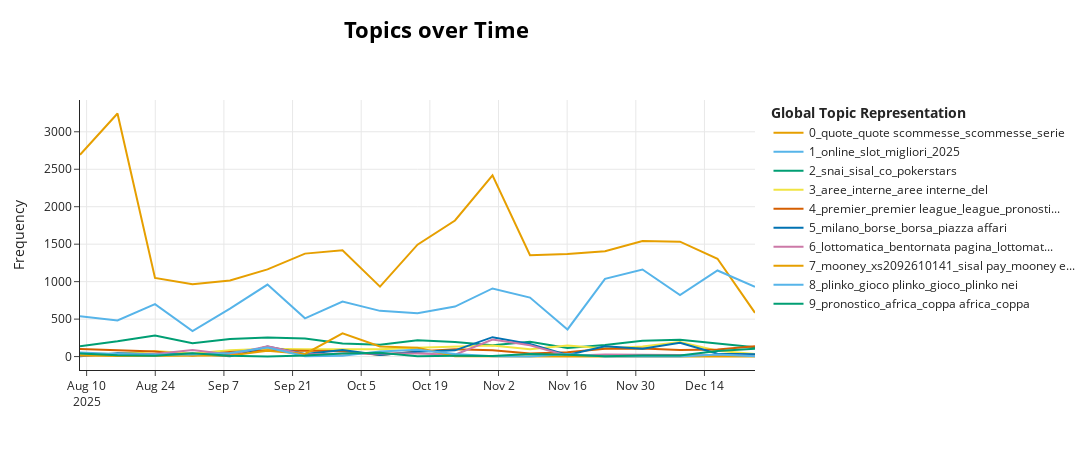

The code cell stored with this chart in its notebook:
### Code cell
topic_model.visualize_topics_over_time(topics_over_time, top_n_topics=10)
# filter to August (8) through december (12)
mask_aug_dec = topics_over_time["Timestamp"].dt.month.between(8, 12)
topics_aug_dec = topics_over_time[mask_aug_dec].reset_index(drop=True)

fig = topic_model.visualize_topics_over_time(topics_aug_dec, top_n_topics=10)
fig.write_html("topics_over_time_Aug_Dec.html")
fig.show()

### Figure 1 — Plotly figure (JSON) as saved in the notebook; plotly's stock layout.template omitted (floating-point values rounded to 4 significant figures)
{"data": [{"hoverinfo": "text", "hovertext": ["<b>Topic 0</b><br>Words: quote, version 39, 39, quote scommesse, frontend version", "<b>Topic 0</b><br>Words: quote, quote scommesse, scommesse, questo sito, sito confronta", "<b>Topic 0</b><br>Words: quote, serie, quote scommesse, pronostico, dei", "<b>Topic 0</b><br>Words: quote, quote scommesse, pronostico, dei, italia", "<b>Topic 0</b><br>Words: quote, serie, quote scommesse, dei, scommesse", "<b>Topic 0</b><br>Words: quote, serie, quote scommesse, dei, scommesse", "<b>Topic 0</b><br>Words: quote, quote scommesse, dei, serie, scommesse", "<b>Topic 0</b><br>Words: quote, serie, pronostico, quote scommesse, dei", "<b>Topic 0</b><br>Words: quote, pronostico, scommesse, quote scommesse, italia", "<b>Topic 0</b><br>Words: quote, pronostico, serie, dei, quote scommesse", "<b>Topic 0</b><br>Words: quote, serie, pronostico, dei, questo sito", "<b>Topic 0</b><br>Words: quote, dei, questo sito, sito confronta, confronta", "<b>Topic 0</b><br>Words: quote, pronostico, serie, italia, dei", "<b>Topic 0</b><br>Words: quote, serie, pronostico, dei, quote scommesse", "<b>Topic 0</b><br>Words: quote, serie, pronostico, quote scommesse, dei", "<b>Topic 0</b><br>Words: quote, serie, pronostico, dei, quote scommesse", "<b>Topic 0</b><br>Words: quote, serie, pronostico, dei, sanremo", "<b>Topic 0</b><br>Words: quote, serie, pronostico, scommesse, quote scommesse", "<b>Topic 0</b><br>Words: quote, serie, pronostico, quote scommesse, dei"], "marker": {"color": "#E69F00"}, "mode": "lines", "name": "0_quote_quote scommesse_scommesse_serie", "type": "scatter", "x": ["2025-08-08T15:37:42.000000000", "2025-08-16T07:10:24.000000000", "2025-08-23T22:43:06.000000000", "2025-08-31T14:15:48.000000000", "2025-09-08T05:48:30.000000000", "2025-09-15T21:21:12.000000000", "2025-09-23T12:53:54.000000000", "2025-10-01T04:26:36.000000000", "2025-10-08T19:59:18.000000000", "2025-10-16T11:32:00.000000000", "2025-10-24T03:04:42.000000000", "2025-10-31T18:37:24.000000000", "2025-11-08T10:10:06.000000000", "2025-11-16T01:42:48.000000000", "2025-11-23T17:15:30.000000000", "2025-12-01T08:48:12.000000000", "2025-12-09T00:20:54.000000000", "2025-12-16T15:53:36.000000000", "2025-12-24T07:26:18.000000000"], "y": [2692, 3244, 1050, 964, 1015, 1163, 1374, 1418, 933, 1493, 1816, 2419, 1353, 1370, 1407, 1543, 1534, 1305, 584]}, {"hoverinfo": "text", "hovertext": ["<b>Topic 1</b><br>Words: online, slot, 2025, casinò, bonus", "<b>Topic 1</b><br>Words: slot, online, 2025, agosto, superenalotto", "<b>Topic 1</b><br>Words: online, slot, migliori, 2025, casinò", "<b>Topic 1</b><br>Words: online, superenalotto, slot, settembre, 2025", "<b>Topic 1</b><br>Words: online, superenalotto, euro, slot, 2025", "<b>Topic 1</b><br>Words: online, slot, migliori, aams, casinò", "<b>Topic 1</b><br>Words: online, slot, del, bonus, 2025", "<b>Topic 1</b><br>Words: online, slot, bonus, migliori, casinò", "<b>Topic 1</b><br>Words: online, slot, bonus, 2025, migliori", "<b>Topic 1</b><br>Words: online, slot, del, bonus, migliori", "<b>Topic 1</b><br>Words: online, slot, bonus, migliori, del", "<b>Topic 1</b><br>Words: slot, online, machine, slot machine, of", "<b>Topic 1</b><br>Words: slot, online, ra, of, book", "<b>Topic 1</b><br>Words: online, superenalotto, slot, 2025, migliori", "<b>Topic 1</b><br>Words: online, slot, migliori, 2025, casinò", "<b>Topic 1</b><br>Words: online, slot, casinò, migliori, bonus", "<b>Topic 1</b><br>Words: online, slot, migliori, 2025, del", "<b>Topic 1</b><br>Words: online, migliori, casinò, aams, bonus", "<b>Topic 1</b><br>Words: online, migliori, slot, 2025, siti"], "marker": {"color": "#56B4E9"}, "mode": "lines", "name": "1_online_slot_migliori_2025", "type": "scatter", "x": ["2025-08-08T15:37:42.000000000", "2025-08-16T07:10:24.000000000", "2025-08-23T22:43:06.000000000", "2025-08-31T14:15:48.000000000", "2025-09-08T05:48:30.000000000", "2025-09-15T21:21:12.000000000", "2025-09-23T12:53:54.000000000", "2025-10-01T04:26:36.000000000", "2025-10-08T19:59:18.000000000", "2025-10-16T11:32:00.000000000", "2025-10-24T03:04:42.000000000", "2025-10-31T18:37:24.000000000", "2025-11-08T10:10:06.000000000", "2025-11-16T01:42:48.000000000", "2025-11-23T17:15:30.000000000", "2025-12-01T08:48:12.000000000", "2025-12-09T00:20:54.000000000", "2025-12-16T15:53:36.000000000", "2025-12-24T07:26:18.000000000"], "y": [538, 482, 699, 339, 641, 961, 510, 735, 610, 579, 667, 909, 787, 362, 1037, 1162, 820, 1149, 931]}, {"hoverinfo": "text", "hovertext": ["<b>Topic 2</b><br>Words: snai, sisal, calcio, pokerstars, planetwin365", "<b>Topic 2</b><br>Words: snai, sisal, pokerstars, calcio, eurobet", "<b>Topic 2</b><br>Words: amici, amici betsson, betsson sport, betsson, sport", "<b>Topic 2</b><br>Words: snai, sisal, pokerstars, eurobet, co", "<b>Topic 2</b><br>Words: snai, sisal, pokerstars, wcoop, tipster", "<b>Topic 2</b><br>Words: wcoop, pokerstars, snai, sisal, co", "<b>Topic 2</b><br>Words: snai, sisal, goldbet, pokerstars, seriea", "<b>Topic 2</b><br>Words: snai, sisal, co, seriea, calcio", "<b>Topic 2</b><br>Words: snai, sisal, goldbet, co, pokerstars", "<b>Topic 2</b><br>Words: sisal, snai, co, ti, ludopatia", "<b>Topic 2</b><br>Words: snai, sisal, co, seriea, goldbet", "<b>Topic 2</b><br>Words: snai, sisal, co, pokerstars, goldbet", "<b>Topic 2</b><br>Words: snai, co, sisal, pokerstars, eurobet", "<b>Topic 2</b><br>Words: snai, sisal, co, non, calcio", "<b>Topic 2</b><br>Words: snai, sisal, calcio, co, eurobet", "<b>Topic 2</b><br>Words: snai, co, sisal, goldbet, eurobet", "<b>Topic 2</b><br>Words: snai, co, goldbet, sisal, calcio", "<b>Topic 2</b><br>Words: snai, goldbet, eurobet, sisal, calcio", "<b>Topic 2</b><br>Words: co, snai, sisal, pokerstars, eurobet"], "marker": {"color": "#009E73"}, "mode": "lines", "name": "2_snai_sisal_co_pokerstars", "type": "scatter", "x": ["2025-08-08T15:37:42.000000000", "2025-08-16T07:10:24.000000000", "2025-08-23T22:43:06.000000000", "2025-08-31T14:15:48.000000000", "2025-09-08T05:48:30.000000000", "2025-09-15T21:21:12.000000000", "2025-09-23T12:53:54.000000000", "2025-10-01T04:26:36.000000000", "2025-10-08T19:59:18.000000000", "2025-10-16T11:32:00.000000000", "2025-10-24T03:04:42.000000000", "2025-10-31T18:37:24.000000000", "2025-11-08T10:10:06.000000000", "2025-11-16T01:42:48.000000000", "2025-11-23T17:15:30.000000000", "2025-12-01T08:48:12.000000000", "2025-12-09T00:20:54.000000000", "2025-12-16T15:53:36.000000000", "2025-12-24T07:26:18.000000000"], "y": [137, 203, 281, 177, 233, 254, 241, 174, 159, 219, 195, 152, 199, 116, 155, 212, 226, 176, 126]}, {"hoverinfo": "text", "hovertext": ["<b>Topic 3</b><br>Words: aree, aree interne, interne, elezioni, bandi", "<b>Topic 3</b><br>Words: autonomia, del, comune, dei lombardi, aree", "<b>Topic 3</b><br>Words: aree, aree interne, interne, abruzzo, ciclovie abruzzo", "<b>Topic 3</b><br>Words: aree, interne, aree interne, della, del", "<b>Topic 3</b><br>Words: aree, interne, aree interne, centro, del", "<b>Topic 3</b><br>Words: aree, aree interne, interne, del, regione", "<b>Topic 3</b><br>Words: centro, monti, centro neuropsichiatria, neuropsichiatria, neuropsichiatria infantile", "<b>Topic 3</b><br>Words: aree, del, aree interne, interne, della", "<b>Topic 3</b><br>Words: del, aree, interne, aree interne, comuni", "<b>Topic 3</b><br>Words: aree, aree interne, interne, del, progetto", "<b>Topic 3</b><br>Words: aree, interne, aree interne, del, strategia", "<b>Topic 3</b><br>Words: aree, interne, aree interne, del, strategia", "<b>Topic 3</b><br>Words: aree, aree interne, interne, del, della", "<b>Topic 3</b><br>Words: welfare, fondazione, fondazione lottomatica, lottomatica, rapporto", "<b>Topic 3</b><br>Words: aree, lottomatica, del, della, aree interne", "<b>Topic 3</b><br>Words: aree, aree interne, interne, della, 37 milioni", "<b>Topic 3</b><br>Words: innovazione, aree, futures, interne, aree interne", "<b>Topic 3</b><br>Words: aree, aree interne, interne, lottomatica, del", "<b>Topic 3</b><br>Words: lottomatica, aree, del, comuni, dei"], "marker": {"color": "#F0E442"}, "mode": "lines", "name": "3_aree_interne_aree interne_del", "type": "scatter", "x": ["2025-08-08T15:37:42.000000000", "2025-08-16T07:10:24.000000000", "2025-08-23T22:43:06.000000000", "2025-08-31T14:15:48.000000000", "2025-09-08T05:48:30.000000000", "2025-09-15T21:21:12.000000000", "2025-09-23T12:53:54.000000000", "2025-10-01T04:26:36.000000000", "2025-10-08T19:59:18.000000000", "2025-10-16T11:32:00.000000000", "2025-10-24T03:04:42.000000000", "2025-10-31T18:37:24.000000000", "2025-11-08T10:10:06.000000000", "2025-11-16T01:42:48.000000000", "2025-11-23T17:15:30.000000000", "2025-12-01T08:48:12.000000000", "2025-12-09T00:20:54.000000000", "2025-12-16T15:53:36.000000000", "2025-12-24T07:26:18.000000000"], "y": [38, 35, 76, 42, 85, 105, 99, 96, 98, 119, 129, 148, 98, 149, 107, 135, 193, 79, 33]}, {"hoverinfo": "text", "hovertext": ["<b>Topic 4</b><br>Words: premier, premier league, league, liverpool, pronostico", "<b>Topic 4</b><br>Words: premier, premier league, league, manchester, pronostico", "<b>Topic 4</b><br>Words: premier, premier league, league, manchester, liverpool", "<b>Topic 4</b><br>Words: league, pronostico, premier, premier league, arsenal", "<b>Topic 4</b><br>Words: premier, premier league, manchester, league, pronostico", "<b>Topic 4</b><br>Words: premier, premier league, manchester, league, pronostico", "<b>Topic 4</b><br>Words: premier, premier league, league, pronostico, arsenal", "<b>Topic 4</b><br>Words: premier, premier league, league, liverpool, pronostico", "<b>Topic 4</b><br>Words: premier league, premier, league, pronostico, manchester", "<b>Topic 4</b><br>Words: premier, premier league, league, manchester, pronostico", "<b>Topic 4</b><br>Words: premier, premier league, league, pronostico, manchester", "<b>Topic 4</b><br>Words: premier, premier league, league, manchester, pronostico", "<b>Topic 4</b><br>Words: premier, premier league, league, liverpool, manchester", "<b>Topic 4</b><br>Words: premier, premier league, league, pronostico, manchester", "<b>Topic 4</b><br>Words: premier league, premier, league, pronostico, manchester", "<b>Topic 4</b><br>Words: premier, premier league, league, pronostico, manchester", "<b>Topic 4</b><br>Words: premier, premier league, league, manchester, pronostico", "<b>Topic 4</b><br>Words: premier league, premier, league, manchester, pronostico", "<b>Topic 4</b><br>Words: premier, premier league, league, pronostico, manchester"], "marker": {"color": "#D55E00"}, "mode": "lines", "name": "4_premier_premier league_league_pronosti...", "type": "scatter", "x": ["2025-08-08T15:37:42.000000000", "2025-08-16T07:10:24.000000000", "2025-08-23T22:43:06.000000000", "2025-08-31T14:15:48.000000000", "2025-09-08T05:48:30.000000000", "2025-09-15T21:21:12.000000000", "2025-09-23T12:53:54.000000000", "2025-10-01T04:26:36.000000000", "2025-10-08T19:59:18.000000000", "2025-10-16T11:32:00.000000000", "2025-10-24T03:04:42.000000000", "2025-10-31T18:37:24.000000000", "2025-11-08T10:10:06.000000000", "2025-11-16T01:42:48.000000000", "2025-11-23T17:15:30.000000000", "2025-12-01T08:48:12.000000000", "2025-12-09T00:20:54.000000000", "2025-12-16T15:53:36.000000000", "2025-12-24T07:26:18.000000000"], "y": [102, 81, 67, 13, 61, 82, 73, 73, 22, 68, 97, 86, 40, 58, 105, 109, 88, 95, 137]}, {"hoverinfo": "text", "hovertext": ["<b>Topic 5</b><br>Words: milano, borse, buyback, usa, piazza affari", "<b>Topic 5</b><br>Words: piazza affari, affari, piazza, borse, milano", "<b>Topic 5</b><br>Words: piazza affari, affari, piazza, mentre si, mercati", "<b>Topic 5</b><br>Words: milano, borse, ftse, ftse mib, mib", "<b>Topic 5</b><br>Words: credendo, declassata, oat, questa obbligazione, ignorante", "<b>Topic 5</b><br>Words: milano, borse, borsa, borse europee, europee", "<b>Topic 5</b><br>Words: piazza affari, affari, piazza, milano, borsa", "<b>Topic 5</b><br>Words: milano, borsa, borse, piazza affari, borse europee", "<b>Topic 5</b><br>Words: milano, borse, borse europee, europee, piazza affari", "<b>Topic 5</b><br>Words: milano, borsa, borse, piazza affari, affari", "<b>Topic 5</b><br>Words: milano, borse, borsa, wall, wall street", "<b>Topic 5</b><br>Words: milano, borse, borsa, piazza affari, affari", "<b>Topic 5</b><br>Words: milano, borsa, borse, piazza affari, affari", "<b>Topic 5</b><br>Words: milano, borse, ftse, mib, ftse mib", "<b>Topic 5</b><br>Words: milano, borse, borsa, affari, borse europee", "<b>Topic 5</b><br>Words: milano, borse, borsa, borse europee, europee", "<b>Topic 5</b><br>Words: milano, borse, borse europee, piazza affari, affari", "<b>Topic 5</b><br>Words: milano, borsa, borse, ftse, borsa milano", "<b>Topic 5</b><br>Words: milano, calo, borsa, ftse, piazza affari"], "marker": {"color": "#0072B2"}, "mode": "lines", "name": "5_milano_borse_borsa_piazza affari", "type": "scatter", "x": ["2025-08-08T15:37:42.000000000", "2025-08-16T07:10:24.000000000", "2025-08-23T22:43:06.000000000", "2025-08-31T14:15:48.000000000", "2025-09-08T05:48:30.000000000", "2025-09-15T21:21:12.000000000", "2025-09-23T12:53:54.000000000", "2025-10-01T04:26:36.000000000", "2025-10-08T19:59:18.000000000", "2025-10-16T11:32:00.000000000", "2025-10-24T03:04:42.000000000", "2025-10-31T18:37:24.000000000", "2025-11-08T10:10:06.000000000", "2025-11-16T01:42:48.000000000", "2025-11-23T17:15:30.000000000", "2025-12-01T08:48:12.000000000", "2025-12-09T00:20:54.000000000", "2025-12-16T15:53:36.000000000", "2025-12-24T07:26:18.000000000"], "y": [6, 45, 32, 39, 6, 134, 35, 87, 20, 64, 83, 259, 167, 22, 139, 103, 185, 37, 31]}, {"hoverinfo": "text", "hovertext": ["<b>Topic 6</b><br>Words: lottomatica, luglio, azioni, spesa, dati", "<b>Topic 6</b><br>Words: lottomatica, azioni, azioni proprie, proprie, mib", "<b>Topic 6</b><br>Words: lottomatica, azioni, diasorin, pagina, bentornata pagina", "<b>Topic 6</b><br>Words: lottomatica, ftse, mib, ftse mib, pirelli", "<b>Topic 6</b><br>Words: lottomatica, pagina, pirelli, ftse, azioni", "<b>Topic 6</b><br>Words: lottomatica, bentornata pagina, lottomatica bentornata, bentornata, finanzaonline", "<b>Topic 6</b><br>Words: lottomatica, azioni, ha partecipazione, capital, ha", "<b>Topic 6</b><br>Words: lottomatica, partecipazione, morgan, al, bentornata pagina", "<b>Topic 6</b><br>Words: lottomatica, azioni, ubs, ha, azioni proprie", "<b>Topic 6</b><br>Words: lottomatica, pagina forum, pagina, bentornata pagina, lottomatica bentornata", "<b>Topic 6</b><br>Words: lottomatica, azioni, pagina, azioni proprie, proprie", "<b>Topic 6</b><br>Words: lottomatica, bentornata pagina, lottomatica bentornata, bentornata, finanzaonline", "<b>Topic 6</b><br>Words: lottomatica, bentornata pagina, lottomatica bentornata, bentornata, finanzaonline", "<b>Topic 6</b><br>Words: lottomatica, azioni, azioni proprie, euro, proprie", "<b>Topic 6</b><br>Words: lottomatica, evoke, forum, pagina, finanzaonline", "<b>Topic 6</b><br>Words: lottomatica, azioni, euro, spesa, finanzaonline", "<b>Topic 6</b><br>Words: lottomatica, of america, bank of, avvia copertura, 29 euro", "<b>Topic 6</b><br>Words: lottomatica, bentornata pagina, lottomatica bentornata, bentornata, finanzaonline", "<b>Topic 6</b><br>Words: spesa, lottomatica, scommesse virtuali, mercato, virtuali"], "marker": {"color": "#CC79A7"}, "mode": "lines", "name": "6_lottomatica_bentornata pagina_lottomat...", "type": "scatter", "x": ["2025-08-08T15:37:42.000000000", "2025-08-16T07:10:24.000000000", "2025-08-23T22:43:06.000000000", "2025-08-31T14:15:48.000000000", "2025-09-08T05:48:30.000000000", "2025-09-15T21:21:12.000000000", "2025-09-23T12:53:54.000000000", "2025-10-01T04:26:36.000000000", "2025-10-08T19:59:18.000000000", "2025-10-16T11:32:00.000000000", "2025-10-24T03:04:42.000000000", "2025-10-31T18:37:24.000000000", "2025-11-08T10:10:06.000000000", "2025-11-16T01:42:48.000000000", "2025-11-23T17:15:30.000000000", "2025-12-01T08:48:12.000000000", "2025-12-09T00:20:54.000000000", "2025-12-16T15:53:36.000000000", "2025-12-24T07:26:18.000000000"], "y": [13, 24, 34, 86, 27, 136, 29, 40, 39, 40, 25, 228, 150, 12, 29, 25, 30, 18, 8]}, {"hoverinfo": "text", "hovertext": ["<b>Topic 7</b><br>Words: mooney, xs2092610141, sisal pay, mooney ex, tasso variabile", "<b>Topic 7</b><br>Words: mooney, xs2092610141, sisal pay, mooney ex, tasso variabile", "<b>Topic 7</b><br>Words: mooney, xs2092610141, sisal pay, tasso variabile, mooney ex", "<b>Topic 7</b><br>Words: mooney, tasso, mooney ex, sisal pay, ex sisal", "<b>Topic 7</b><br>Words: mooney, xs2092610141, sisal pay, mooney ex, tasso variabile", "<b>Topic 7</b><br>Words: mooney, xs2092610141, sisal pay, mooney ex, tasso variabile", "<b>Topic 7</b><br>Words: mooney, xs2092610141, tasso variabile, mooney ex, sisal pay", "<b>Topic 7</b><br>Words: mooney, xs2092610141, tasso variabile, variabile, mooney ex", "<b>Topic 7</b><br>Words: mooney, xs2092610141, tasso variabile, mooney ex, sisal pay", "<b>Topic 7</b><br>Words: così perché, mensilità, si riducono, primi della, se giocano", "<b>Topic 7</b><br>Words: obbligazioni, mooney, xs2092610141, sisal pay, tasso variabile", "<b>Topic 7</b><br>Words: snai quanto, quanto quota, mummia, colle, alla russia"], "marker": {"color": "#E69F00"}, "mode": "lines", "name": "7_mooney_xs2092610141_sisal pay_mooney e...", "type": "scatter", "x": ["2025-08-08T15:37:42.000000000", "2025-08-16T07:10:24.000000000", "2025-09-08T05:48:30.000000000", "2025-09-15T21:21:12.000000000", "2025-09-23T12:53:54.000000000", "2025-10-01T04:26:36.000000000", "2025-10-08T19:59:18.000000000", "2025-10-16T11:32:00.000000000", "2025-10-24T03:04:42.000000000", "2025-11-08T10:10:06.000000000", "2025-11-16T01:42:48.000000000", "2025-12-24T07:26:18.000000000"], "y": [13, 8, 16, 78, 35, 311, 134, 117, 6, 1, 2, 1]}, {"hoverinfo": "text", "hovertext": ["<b>Topic 8</b><br>Words: plinko, gioco plinko, gioco, plinko nei, nei", "<b>Topic 8</b><br>Words: plinko, gioco plinko, gioco, plinko nei, nei", "<b>Topic 8</b><br>Words: plinko, gioco, gioco plinko, plinko nei, online", "<b>Topic 8</b><br>Words: plinko, gioco, gioco plinko, plinko nei, online", "<b>Topic 8</b><br>Words: plinko, gioco plinko, gioco, plinko nei, online", "<b>Topic 8</b><br>Words: plinko, gioco plinko, gioco, plinko nei, nei", "<b>Topic 8</b><br>Words: plinko, gioco plinko, giocare, gioco, soldi veri", "<b>Topic 8</b><br>Words: plinko, gioco plinko, gioco, online, plinko nei", "<b>Topic 8</b><br>Words: plinko, gioco plinko, gioco, plinko nei, nei", "<b>Topic 8</b><br>Words: plinko, gioco plinko, gioco, plinko nei, nei", "<b>Topic 8</b><br>Words: plinko, gioco plinko, gioco, plinko nei, nei", "<b>Topic 8</b><br>Words: plinko, gioco, gioco plinko, divertimento scommesse, scommesse ippiche", "<b>Topic 8</b><br>Words: plinko, esercizio scommesse, ippiche nuovo, buon competenza, pedata", "<b>Topic 8</b><br>Words: plinko, gioco plinko, gioco, plinko nei, online", "<b>Topic 8</b><br>Words: plinko, gioco plinko, scaricate, gioco, giocare", "<b>Topic 8</b><br>Words: plinko, gioco plinko, gioco, plinko casino, jumanji", "<b>Topic 8</b><br>Words: gudmundsson, plinko, attaccante, difficile della, dark", "<b>Topic 8</b><br>Words: plinko, gioco plinko, gioco, plinko nei, nei", "<b>Topic 8</b><br>Words: plinko, bgaming, gioco, gioco plinko, plinko bgaming"], "marker": {"color": "#56B4E9"}, "mode": "lines", "name": "8_plinko_gioco plinko_gioco_plinko nei", "type": "scatter", "x": ["2025-08-08T15:37:42.000000000", "2025-08-16T07:10:24.000000000", "2025-08-23T22:43:06.000000000", "2025-08-31T14:15:48.000000000", "2025-09-08T05:48:30.000000000", "2025-09-15T21:21:12.000000000", "2025-09-23T12:53:54.000000000", "2025-10-01T04:26:36.000000000", "2025-10-08T19:59:18.000000000", "2025-10-16T11:32:00.000000000", "2025-10-24T03:04:42.000000000", "2025-10-31T18:37:24.000000000", "2025-11-08T10:10:06.000000000", "2025-11-16T01:42:48.000000000", "2025-11-23T17:15:30.000000000", "2025-12-01T08:48:12.000000000", "2025-12-09T00:20:54.000000000", "2025-12-16T15:53:36.000000000", "2025-12-24T07:26:18.000000000"], "y": [53, 36, 29, 28, 49, 122, 5, 12, 67, 91, 33, 4, 1, 35, 2, 3, 1, 27, 4]}, {"hoverinfo": "text", "hovertext": ["<b>Topic 9</b><br>Words: version 39, 39, esiti frontend, tutti esiti, esiti", "<b>Topic 9</b><br>Words: pronostico, marocco, fiba, afrobasket, afrobasket tutti", "<b>Topic 9</b><br>Words: pronostico, nostro pronostico, nostro, 1x2, vince", "<b>Topic 9</b><br>Words: pronostico, mondiali, africa, nostro pronostico, colombia", "<b>Topic 9</b><br>Words: pronostico, cile uruguay, uruguay, bolivia, cile", "<b>Topic 9</b><br>Words: paraguay, nigeria, pronostico, 2025 u20, cup mondo", "<b>Topic 9</b><br>Words: africa, coppa africa, pronostico, coppa, 2025 coppa", "<b>Topic 9</b><br>Words: pronostico, nostro pronostico, nostro, vince, 1x2", "<b>Topic 9</b><br>Words: pronostico, mondiali, qualificazioni, africa, africane", "<b>Topic 9</b><br>Words: al wakrah, wakrah, qatar, pronostico, qatar sc", "<b>Topic 9</b><br>Words: pronostico, africa, coppa africa, al, coppa", "<b>Topic 9</b><br>Words: marocco, pronostico, africa, mozambico, partite amichevoli", "<b>Topic 9</b><br>Words: pronostico, partite amichevoli, amichevoli, partite, mondiali", "<b>Topic 9</b><br>Words: pronostico, partite amichevoli, amichevoli, partite, africa", "<b>Topic 9</b><br>Words: cup qualification, qualification, egitto, arab, marocco comore", "<b>Topic 9</b><br>Words: pronostico, cup qualification, qualification, arab, marocco", "<b>Topic 9</b><br>Words: africa, pronostico, coppa africa, marocco, coppa", "<b>Topic 9</b><br>Words: africa, coppa africa, coppa, pronostico, marocco", "<b>Topic 9</b><br>Words: africa, coppa africa, coppa, pronostico, marocco"], "marker": {"color": "#009E73"}, "mode": "lines", "name": "9_pronostico_africa_coppa africa_coppa", "type": "scatter", "x": ["2025-08-08T15:37:42.000000000", "2025-08-16T07:10:24.000000000", "2025-08-23T22:43:06.000000000", "2025-08-31T14:15:48.000000000", "2025-09-08T05:48:30.000000000", "2025-09-15T21:21:12.000000000", "2025-09-23T12:53:54.000000000", "2025-10-01T04:26:36.000000000", "2025-10-08T19:59:18.000000000", "2025-10-16T11:32:00.000000000", "2025-10-24T03:04:42.000000000", "2025-10-31T18:37:24.000000000", "2025-11-08T10:10:06.000000000", "2025-11-16T01:42:48.000000000", "2025-11-23T17:15:30.000000000", "2025-12-01T08:48:12.000000000", "2025-12-09T00:20:54.000000000", "2025-12-16T15:53:36.000000000", "2025-12-24T07:26:18.000000000"], "y": [42, 19, 11, 46, 12, 2, 15, 42, 50, 5, 10, 9, 34, 26, 3, 16, 16, 75, 104]}], "layout": {"height": 450, "hoverlabel": {"bgcolor": "white", "font": {"family": "Rockwell", "size": 16}}, "legend": {"title": {"text": "<b>Global Topic Representation"}}, "title": {"font": {"color": "Black", "size": 22}, "text": "<b>Topics over Time</b>", "x": 0.4, "xanchor": "center", "y": 0.95, "yanchor": "top"}, "width": 1250, "xaxis": {"showgrid": true}, "yaxis": {"showgrid": true, "title": {"text": "Frequency"}}}}
